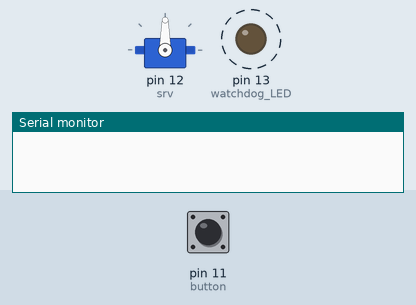
The sketch below on a simulated Arduino Uno, built with avr-gcc and run on an emulated ATmega328P. Shown: servo, output pins drawn as LEDs (lit = HIGH), the last lines printed to the serial monitor. Dashed ring = blinking. The inputs (shaded band) are chosen by the test bench; at power-on: pin 11 (button) LOW.

Above: at 2.8 s.
2.9 s: pin 11 (button) pulled HIGH for 1.2 s
At 3.9 s:
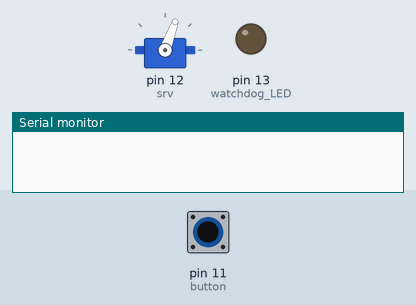
At 4.5 s:
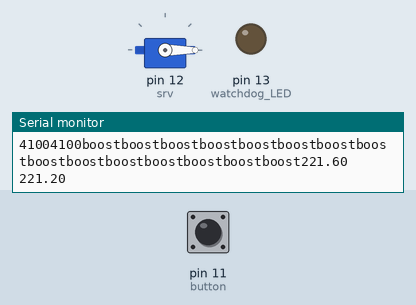
Timing chart, 0 to 23.5 s (numbered marks = the images above; inputs shaded):
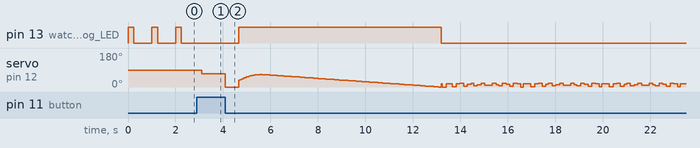

The sketch:

ArduinoCode.ino
```cpp
#include <Wire.h>
#include <SPI.h>
#include <Adafruit_Sensor.h>
#include "Adafruit_BMP3XX.h"
#include <Servo.h>

Servo srv;

#define SEALEVELPRESSURE_HPA (1013.25)

Adafruit_BMP3XX bmp;

int startTime = 0;


void setup() {
  // begin serial and i2c stuff
  Serial.begin(115200);
  bmp.begin_I2C();
  srv.attach(12);

  // sets oversampling for the diff pressure sensor
  bmp.setTemperatureOversampling(BMP3_OVERSAMPLING_8X);
  bmp.setPressureOversampling(BMP3_OVERSAMPLING_4X);
  bmp.setIIRFilterCoeff(BMP3_IIR_FILTER_COEFF_3);
  bmp.setOutputDataRate(BMP3_ODR_50_HZ);

  // define pins
  pinMode(13,OUTPUT); // watchdog LED
  pinMode(11, INPUT); // button
}


void loop() {
  // variables
  float asl = getA(); // launch site alt asl
  float maxA = 0; // saves flight max alt agl
  float maxS = 0; // saves flight max speed
  int maxServo = 70; // max servo angle
  int maxSpeed = 600; // max speed diff pressure sensor works at

  // state functions
  pad(maxServo);
  maxA = flying(asl,maxServo,maxSpeed);
  landed(round(maxS),round(maxA));
}


// gets pressure (psi)
float getP() {
  bmp.performReading();
  return (bmp.pressure / 6895);
}


// gets temperature (deg F)
float getT() {
  bmp.performReading();
  return (bmp.temperature * 9 / 5) + 32;
}


// gets altitude asl (ft)
float getA() {
  int t = millis() - startTime;
  // TEST MODE FOR ROBOT SHOW
  bool testing = true;

  if (testing == false) {
  bmp.performReading();
  return bmp.readAltitude(1013.25) / 3.281;
  }
  else {
    if(t<9100){ // flight
      return 0.4*t;
    }
    if(9100<t && t<25600){ // parachute
      return -0.212*(t-9100)+3640;
    }
    if(25600<t) { // ground
      return 136;
    }
  }
}


// gets pressure differential (psi) from differential pressure sensor
float getPD() {
  float vMin = 0.2;
  float vMax = 4.7;
  float pRange = 1.45038;
  int oPitot = analogRead(A0);
  float vPitot = oPitot * 5.0 / 1023.0;
  float pDiff = pRange * (1 - ((vMax - vPitot) / (vMax - vMin)));
  if (pDiff < 0) {
    pDiff = 0;
  }
  return pDiff;
}


// calculates inducated airspeed
float getIAS() {
  int t = millis() - startTime;
  // TESTING MODE FOR ROBOT SHOW
  bool testing = true;
  float ias;
  if (testing == false) {
  float d = 0.0765;
   ias = sqrt((2 * 32.174 * getPD() * 144) / d);
  }
  else{
    if(t<1500){ // boost
      Serial.print("boost");
      ias = sin(3.141592*t/3000)*575;
    }
    else if(1500<t && t<13000){ // coast
      Serial.print("coast");
      ias = 575-((1/13.2)*(t-1500));
    }
    else if(13000<t && t<25600) { // parachute
      Serial.print("chute");
      ias = -300;
    }
    else if(25600<t) { // ground
      Serial.print("ground");
      ias = 0;
    }
  }
  return ias;
}


// code for when the rocket is waiting for launch on the pad
void pad(int maxServo) {
  // waiting to be armed, watchdog blink
  while(digitalRead(11)==LOW) {
    // blinks LEDS in watchdog pattern
    digitalWrite(13,HIGH);
    delay(250);
    digitalWrite(13,LOW);
    delay(750);
  }


  // armed, waiting on launch detect

  digitalWrite(13,LOW);
  delay(100);
  srv.write(maxServo);
  delay(1000);
  srv.write(0);
  startTime = millis();
  Serial.print(millis());
  Serial.print(startTime);
  bool launched = false;
  int vote = 0;
  float pA = getA();
  float pS = 0;
  while(launched==false){

    // launch detect vote
    if(getA() > pA || getIAS() > pS) {vote = vote + 1;}
    else if (vote > 0) {vote =vote - 1;}
    else{ vote = 0;}
    if(vote >= 10){launched=true;}
    pA = getA();
    pS = getIAS();
    delay(50);
  }
}


// code for when the rocket is flying in the air
float flying(float asl, int maxServo, int maxSpeed) {
  // defining variables
  bool flying = true;
  float maxA = 0;
  float maxS = 0;
  float pA = getA();
  float pS = 0;
  int vote = 0;

  while(flying) {
    // update max speed and altitude
    if(getA()-asl > maxA) {maxA = getA()-asl;}
    if(getIAS() > maxS) {maxS = getIAS();}
    // landing detect vote
    if (abs(getIAS()) < 5 || abs(pA-getA()) < 0.5) {vote = vote+1;}
    else {vote = 0;}
    if (vote >= 10) {flying = false;}
    Serial.print(getA());
    Serial.print(" ");
    Serial.println(pA);
    // servo code - currently set to get constant acceleration
    // based on assumption that force of drag scales with v^2
    if(getIAS()>0){
      digitalWrite(13,HIGH);
      srv.write(maxServo*getIAS()/maxSpeed);
      Serial.println("flying");
      Serial.println(maxServo*getIAS()/maxSpeed);
    }
    else{
      digitalWrite(13,LOW);
      srv.write(0.3*abs(maxServo*sin(millis()/150)));
    Serial.println(abs(maxServo*sin(millis()/50)));
      Serial.println("descending");
    }
    pA = getA();
    delay(50);
  }
  return maxA;
}


// code for when the rocket has landed on the ground
void landed(int maxS, int maxA){
  srv.write(0);
  int temp = maxA;
  int thou = 0;
  int hund = 0;
  int ten = 0;
  int one = 0;
  // change max alt into thous, hunds, tens, ones
  while(temp - 1000 >= 0) {temp = temp-1000;thou = thou+1;}
  while(temp-100>=0){temp=temp-100;hund=hund+1;}
  while(temp-10>=0){temp=temp-10;ten=ten+1;}
  while(temp-1>=0){temp=temp-1;one=one+1;}
  Serial.println(maxA);
  for(int i = 0; i < 3; i=i+1){
    for (int j=0;j<thou;j=j+1){
      digitalWrite(13,HIGH);
      delay(200);
      digitalWrite(13,LOW);
      delay(200);
    }
    delay(1000);
    for (int j=0;j<hund;j=j+1){
      digitalWrite(13,HIGH);
      delay(200);
      digitalWrite(13,LOW);
      delay(200);
    }
    delay(1000);
    for (int j=0;j<ten;j=j+1){
      digitalWrite(13,HIGH);
      delay(200);
      digitalWrite(13,LOW);
      delay(200);
    }
    delay(1000);
    for (int j=0;j<one;j=j+1){
      digitalWrite(13,HIGH);
      delay(200);
      digitalWrite(13,LOW);
      delay(200);
    }
    delay(3500);
  }

  while(1==1){
    Serial.print("landed!");
    digitalWrite(13, HIGH);
    delay(250);
    digitalWrite(13, LOW);
    delay(750);
  }
}
```
